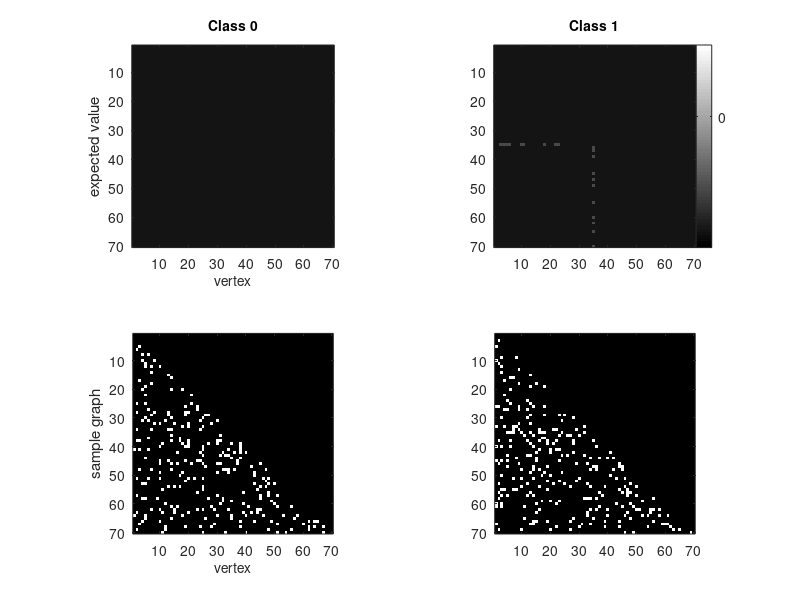

The MATLAB source for this figure: (Note: this script raises an error after producing the figure.)
%% synthetic
clear, clc


% # neurons
V=70;

% signal subgraph
m=1;
s=20;

Ess = randperm(70);
Ess = Ess(1:s);
thesem = zeros(V);
vstar=round(V/2);
thesem(vstar,Ess) = 1;
thesem(Ess,vstar) = 1;
thesem=tril(thesem,-1);
Ess=find(thesem);

% parameters
p=0.1;
q=0.3;
E0=p*ones(V);
E1=p*ones(V);
E1(Ess)=q;

savestuff=0;

fname=['homo_V' num2str(V) '_s' num2str(s) '_p' num2str(round(p*100)) '_q' num2str(round(q*100))];


%% plot params and samples
figure(2), clf
fs=10;

h(2)=subplot(222);
image(E1*64+0.5)
axis('square');
op2b=get(gca,'Position');
colorbar('YTick',[0.01 min(p,q) max(p,q) 1]*64.5,'YTickLabel',[0 min(p,q) max(p,q) 1])
set(gca,'Position',op2b)
title('Class 1','fontsize',fs)

h(1)=subplot(221);
image(E0*64.5)
colormap('gray')
axis('square');
title('Class 0','fontsize',fs)
xlabel('vertex','fontsize',fs)
ylabel('expected value')
op1=get(gca,'Position');
op1(3:4)=op2b(3:4);
set(gca,'Position',op1)


h(3)=subplot(223);
imagesc(tril(E0 > rand(V),-1))
axis('square');
ylabel('sample graph')
xlabel('vertex','fontsize',fs)

h(4)=subplot(224);
imagesc(tril(E1 > rand(V),-1))
axis('square');


for i=1:numel(h)
    set(h(i),'fontsize',fs)
end

if savestuff==1
    print_fig(['../figs/' fname '_mean_sample'],[6 4])
end

%% simulate data for coherogram plots
clear h SigMat coherent incoherent coherogram Coherogram wset

ns=[4 16 64 256]; %[20 50 100 300];
ncols=length(ns);


for i=1:ncols
    
    % training data
    ntrn=ns(i);
    Atrn = nan(V,V,ntrn);
    Atrn(:,:,1:2:ntrn)=repmat(E0,[1 1 ntrn/2]) > rand(V,V,ntrn/2);
    Atrn(:,:,2:2:ntrn)=repmat(E1,[1 1 ntrn/2]) > rand(V,V,ntrn/2);
    for nn=1:ntrn, Atrn(:,:,nn)=tril(Atrn(:,:,nn),-1); end
    
    ytrn=repmat([0 1],1,ntrn/2);
    
    constants   = get_constants(Atrn,ytrn);     % get constants to ease classification code
    SigMat{i}   = run_get_fisher_pvals(Atrn,constants);
    incoherent{i} = incoherent_estimator(SigMat{i},s);
    [coherent{i} cocount{i}]= coherent_estimator(SigMat{i},m,s);
    [coherogram{i} Coherogram{i} wset{i}] = get_coherograms(Atrn,ytrn);
    
end


%% plot SigMat and coheregrams
% load(['../../data/' fname])

figure(4), clf
wh = [.21 .18];
side = 0.07;
bottom=0.07;
rowpos=0.22;
colpos=0.21;
fs=6;
nrows=4;


for i=1:ncols
    
    
    h(1+(i-1)*nrows) = subplot('Position',[0*colpos+side (4-i)*rowpos+bottom wh]);
    
    imagesc(-log10(SigMat{i}))
    axis('square')
    ylabel(['n=', num2str(ns(i))],'fontsize',fs)
    if i<ncols,
        set(gca,'Xtick',[],'YTick',[]),
    else
        xlabel('vertex','fontsize',fs)
%         ylabel([{['n=', num2str(ns(i))]}; {'vertex'}],'fontsize',fs)
        ylabel([{['n=', num2str(ns(i))]}],'fontsize',fs)
        set(gca,'YTick',[]),
    end
    if i==1, title([{'negative log'};  {'significance matrix'}],'fontsize',fs), end
    
    h(2+(i-1)*nrows) = subplot('Position',[1*colpos+side (4-i)*rowpos+bottom wh]);
    ass=zeros(V); ass(incoherent{i})=1;
    imagesc(ass)
    axis('square')
    if i<ncols, set(gca,'Xtick',[],'YTick',[]),
    else set(gca,'Ytick',[]), xlabel('vertex','fontsize',fs)
    end
    if i==1, title([{'incoherent'}; {'estimate'}],'fontsize',fs), end
    ylabel(['# correct = ', num2str(length(intersect(incoherent{i},Ess)))],'fontsize',fs)
    
    h(3+(i-1)*nrows) = subplot('Position',[2*colpos+side (4-i)*rowpos+bottom wh]);
    ass=zeros(V); ass(coherent{i})=1;
    imagesc(ass)
    if isempty(coherent{i}), image(ass); end
    axis('square')
    if i<ncols, set(gca,'Xtick',[],'YTick',[]),
    else set(gca,'Ytick',[]), xlabel('vertex','fontsize',fs)
    end
    if i==1, title([{'coherent'}; {'estimate'}],'fontsize',fs), end
    ylabel(['# correct = ', num2str(length(intersect(coherent{i},Ess)))],'fontsize',fs)
    
    h(4+(i-1)*nrows) = subplot('Position',[3*colpos+side (4-i)*rowpos+bottom wh]);
    imagesc(Coherogram{i}(:,1:cocount{i}))
    axis('square')
    set(gca,'Ytick',[])
    if i==1, title([{'coherogram'}],'fontsize',fs), end
    if i==ncols, xlabel('log significance','fontsize',fs), end
    if cocount{i}>2,
        set(gca,'XTick',ceil(linspace(2,cocount{i},3)),'XTickLabel',...
            0.1*round(10*log10((wset{i}(ceil(linspace(2,cocount{i},3))))))),
    end
    
end
colormap('gray')
for i=1:length(h), set(h(i),'fontsize',fs), end

if savestuff==1
    print_fig(['../../figs/' fname '_coherogram'],[5 4])
end



%% get Lstar

ntst=1000;
Atst = nan(V,V,ntst);
Atst(:,:,1:2:ntst)=repmat(E0,[1 1 ntst/2]) > rand(V,V,ntst/2);
Atst(:,:,2:2:ntst)=repmat(E1,[1 1 ntst/2]) > rand(V,V,ntst/2);
ytrn=repmat([0 1],1,ntst/2);

params.lnE0=log(E0);
params.lnE1=log(E1);
params.ln1E0=log(1-E0);
params.ln1E1=log(1-E1);
params.lnprior0=log(1/2);
params.lnprior1=log(1/2);

subspace=find(ones(V)-diag(ones(V,1)));

bayes_incorrects=nan(ntst,1);
for i=1:ntst
    bayes_incorrects(i) = plugin_bern_classify(Atst(:,:,i),params,subspace,ytrn(i));
end
Lstar=mean(bayes_incorrects)

%% generate data, classify, and get stats
clear alg out Outtemp ns h
% alg stuff
alg(1).name='coherent';
alg(1).star_list=m;
alg(1).edge_list{1}=s;

alg(2).name='incoherent';
alg(2).edge_list=s;

alg(3).name='naive bayes';
alg(3).edge_list=find(ones(V)-diag(ones(V,1)));

nAlgs=numel(alg);
nTrials=100;
ns=[10:10:50 100:50:300];


for i=1:length(ns)
    
    disp(['ntrn ', num2str(ns(i))])
    
    for j=1:nTrials
        
        disp(['trial ', num2str(j)])
        % training data
        ntrn=ns(i);
        Atrn = nan(V,V,ntrn);
        Atrn(:,:,1:2:ntrn)=repmat(E0,[1 1 ntrn/2]) > rand(V,V,ntrn/2);
        Atrn(:,:,2:2:ntrn)=repmat(E1,[1 1 ntrn/2]) > rand(V,V,ntrn/2);
        for nn=1:ntrn, Atrn(:,:,nn)=tril(Atrn(:,:,nn),-1); end
        
        ytrn=repmat([0 1],1,ntrn/2);
        
        % testing data
        ntst=100;
        Atst = nan(V,V,ntst);
        Atst(:,:,1:2:ntst)=repmat(E0,[1 1 ntst/2]) > rand(V,V,ntst/2);
        Atst(:,:,2:2:ntst)=repmat(E1,[1 1 ntst/2]) > rand(V,V,ntst/2);
        for nn=1:ntst, Atst(:,:,nn)=tril(Atst(:,:,nn),-1); end
        ytst=repmat([0 1],1,ntst/2);
        
        
        % classify
        Outtemp = plugin_classifier_cv_loop(Atrn,ytrn,alg,'HoldOut',Atst,ytst);
        
        % get stats
        Out(1).Lhat(i,j)   = Outtemp(1).Lhat;
        Out(1).correct_edges(i,j) = length(intersect(Outtemp(1).subspace{1},Ess));
        
        Out(2).Lhat(i,j)   = Outtemp(2).Lhat;
        Out(2).correct_edges(i,j) = length(intersect(Outtemp(2).subspace{1},Ess));
        
        Out(3).Lhat(i,j)   = Outtemp(3).Lhat;
    end
    
end


for n=1:3
    keeps(n).correct_edges=Out(n).correct_edges;
    keeps(n).Lhat=Out(n).Lhat;
    
    keeps(n).misedge_rate=1-mean(keeps(n).correct_edges,2)/s;
    keeps(n).misedge_ste=std(keeps(n).correct_edges,[],2)/(s*sqrt(nTrials));
    keeps(n).Lhat_avg=mean(keeps(n).Lhat,2);
    keeps(n).Lhat_ste=std(keeps(n).Lhat,[],2)/sqrt(nTrials);
end

if savestuff==1
    save(['../../data/' fname])
end

%% plot rates
% load(['../../data/' fname])

figure(1), clf

gray1=0.5*[1 1 1];
gray2=0.75*[1 1 1];
sa=0.5;
fs=12;


%
h(1)=subplot(211); hold all
errorbar(ns,keeps(1).misedge_rate,keeps(1).misedge_ste,'k','linewidth',2)
errorbar(ns,keeps(2).misedge_rate,keeps(2).misedge_ste,'color',gray1,'linewidth',2)
axis([0 ns(end) 0 1])
% set(gca,'YTick',[2:2:s])
xlabel('# training samples','fontsize',fs)
ylabel('missed-edge rate','fontsize',fs)

h(2)=subplot(212); hold all
errorbar(ns,keeps(1).Lhat_avg,keeps(1).Lhat_ste,'k','linewidth',2)
errorbar(ns,keeps(2).Lhat_avg,keeps(2).Lhat_ste,'color',gray1,'linewidth',2)
errorbar(ns,keeps(3).Lhat_avg,keeps(3).Lhat_ste,'color',gray2,'linewidth',2)
axis([0 ns(end) 0 0.5])
xlabel('# training samples','fontsize',fs)
ylabel('misclassification rate','fontsize',fs)
% legend(alg(1).name,alg(2).name, alg(3).name,'fontsize',fs)
legend('coh','inc','nb'); %,'fontsize',fs,'Location','Best')
set(gca,'YTick',[0.1:0.1:0.5])



if savestuff==1
    print_fig(['../../figs/' fname '_Lhats'],[3 3]*1.5)
end

